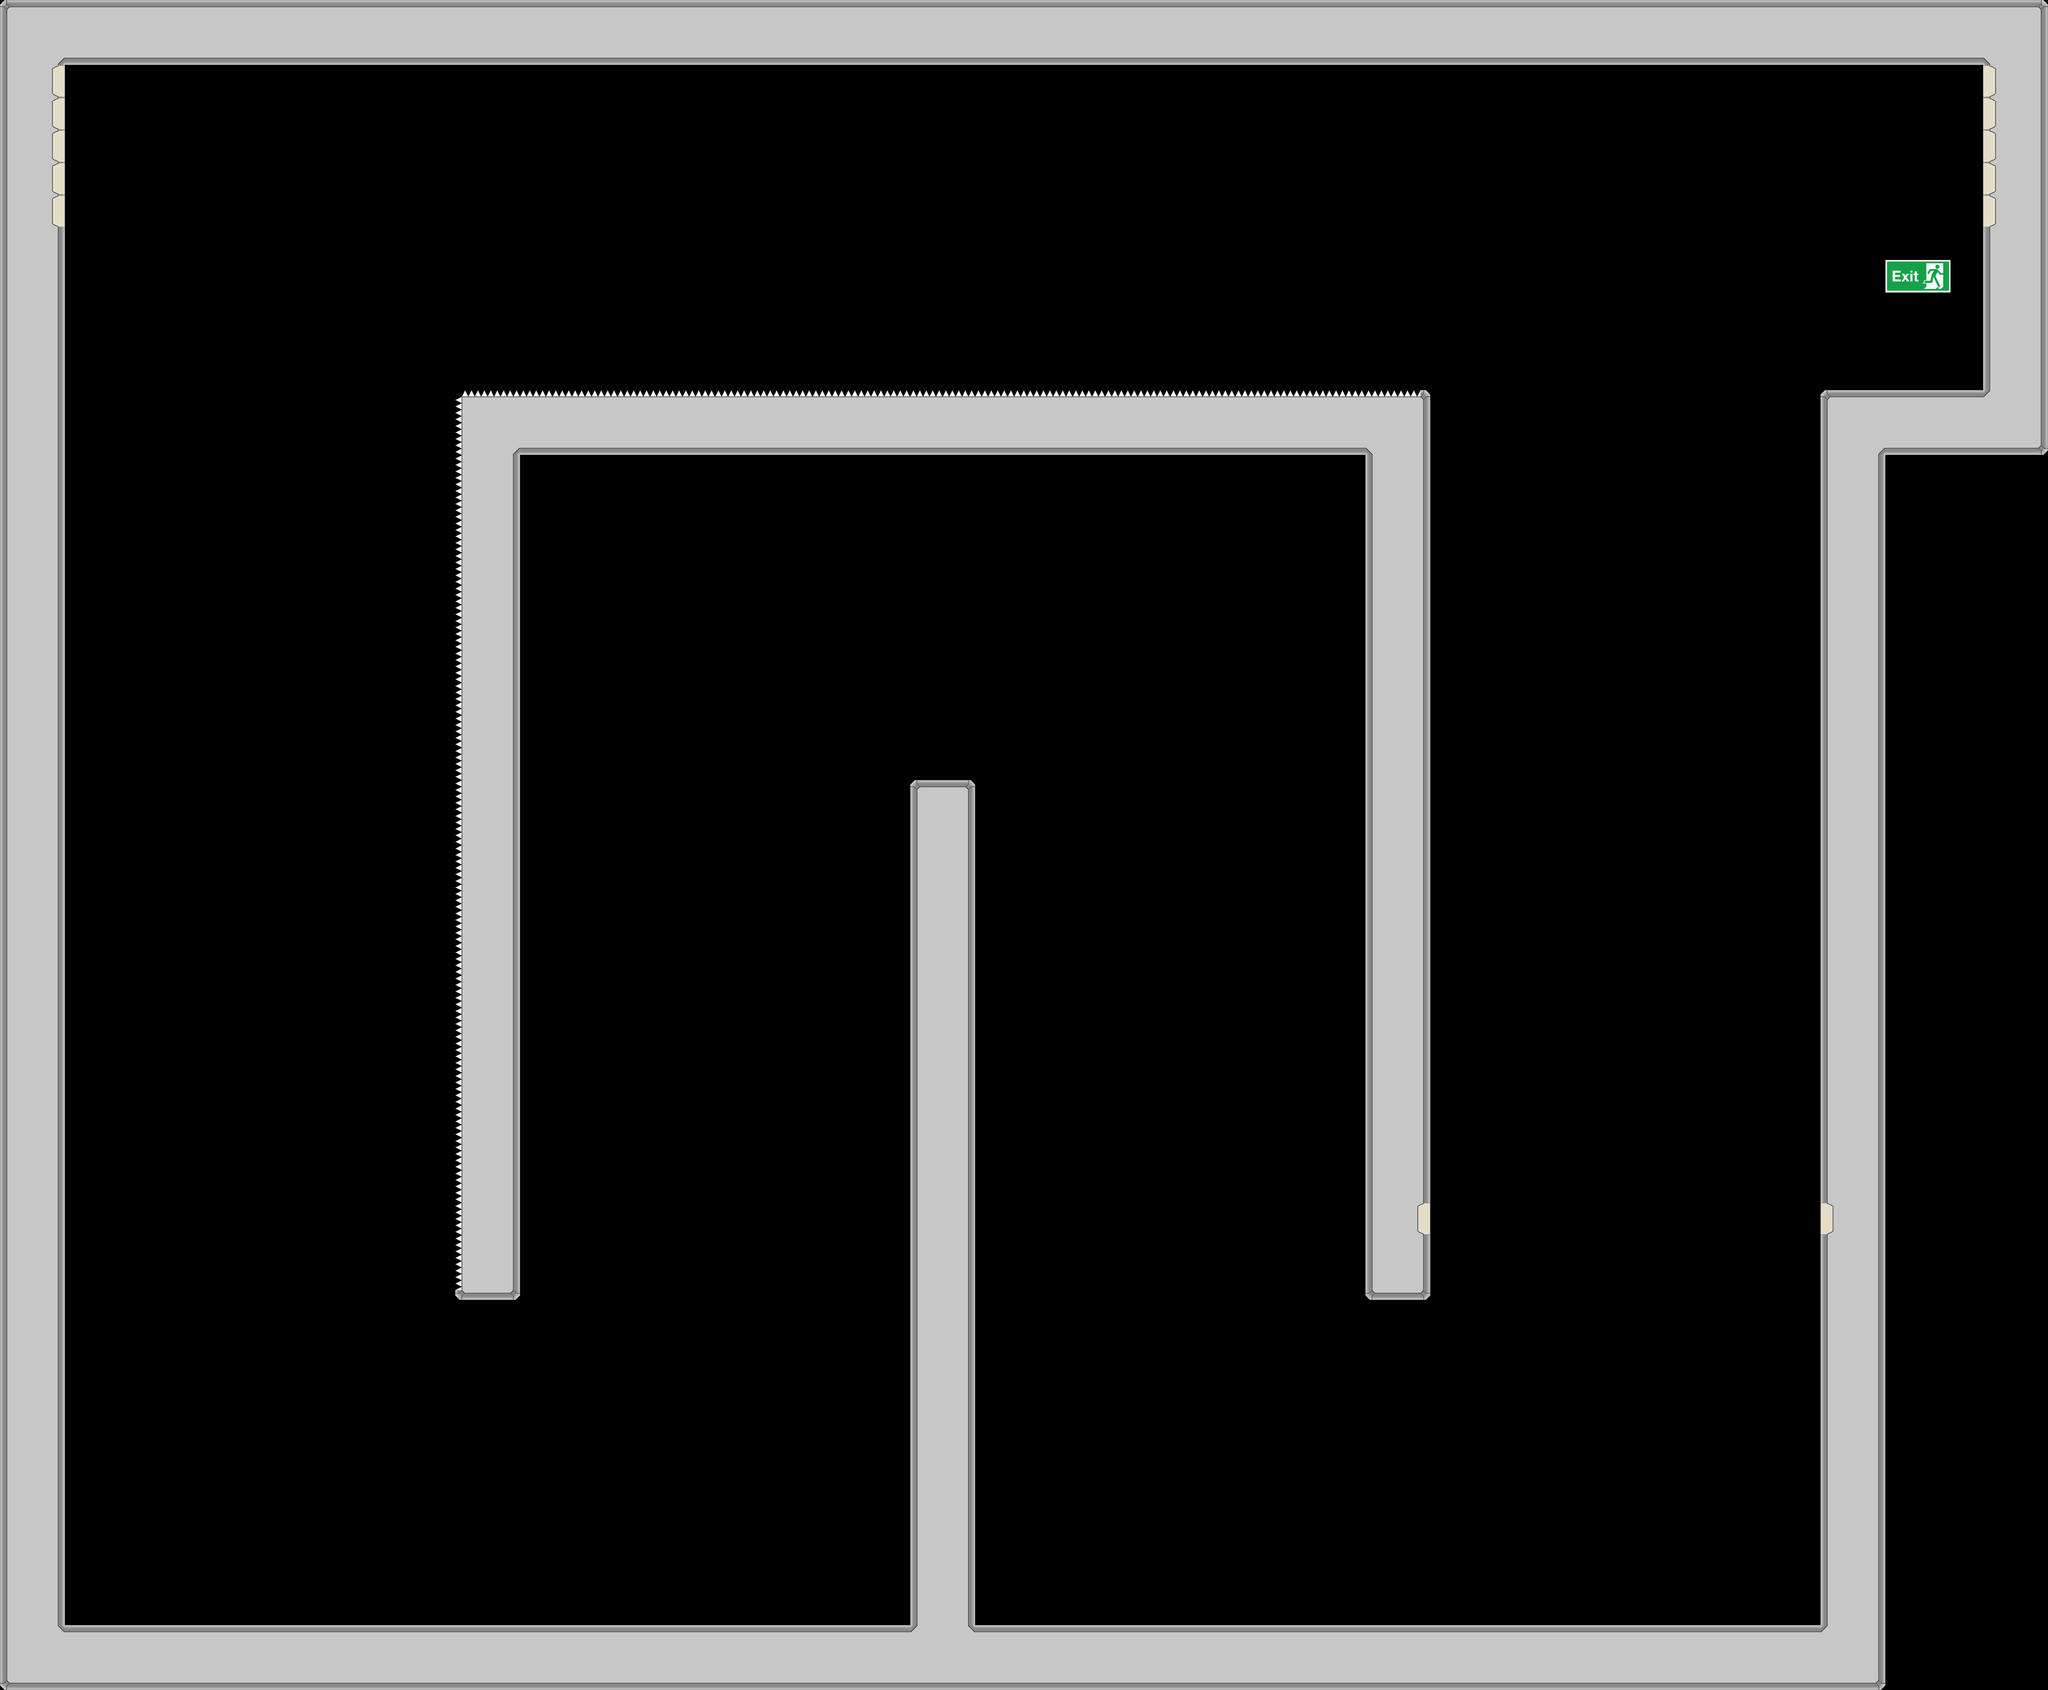

This is a level from a 2D game, rendered from its Tiled map with the project's own tilesets. A one-line summary and the map file follow, with tile-layer data summarised:
An orthogonal 63x52 tile map with 96x96 px tiles, 1 tile layer (Tile Layer 1), 3 tilesets and 33 objects.

<map version="1.0" orientation="orthogonal" renderorder="right-down" width="63" height="52" tilewidth="96" tileheight="96">
 <properties>
  <property name="unity:scale" value="0.03" />
 </properties>
 <tileset firstgid="1" name="spacestation_wall" tilewidth="96" tileheight="96">
  <image source="../Tilesets/spacestation_wall.png" width="480" height="288" />
  <tile id="0">
   <objectgroup draworder="index">
    <object x="0" y="0" width="96" height="96" />
   </objectgroup>
  </tile>
  <tile id="1">
   <objectgroup draworder="index">
    <object x="0" y="0" width="96" height="96" />
   </objectgroup>
  </tile>
  <tile id="2">
   <objectgroup draworder="index">
    <object x="0" y="0" width="96" height="96" />
   </objectgroup>
  </tile>
  <tile id="3">
   <objectgroup draworder="index">
    <object x="0" y="0" width="96" height="96" />
   </objectgroup>
  </tile>
  <tile id="4">
   <objectgroup draworder="index">
    <object x="0" y="0" width="96" height="96" />
   </objectgroup>
  </tile>
  <tile id="5">
   <objectgroup draworder="index">
    <object x="0" y="0" width="96" height="96" />
   </objectgroup>
  </tile>
  <tile id="6">
   <objectgroup draworder="index">
    <object x="0" y="0" width="96" height="96" />
   </objectgroup>
  </tile>
  <tile id="7">
   <objectgroup draworder="index">
    <object x="0" y="0" width="96" height="96" />
   </objectgroup>
  </tile>
  <tile id="8">
   <objectgroup draworder="index">
    <object x="0" y="0" width="96" height="96" />
   </objectgroup>
  </tile>
  <tile id="9">
   <objectgroup draworder="index">
    <object x="0" y="0" width="96" height="96" />
   </objectgroup>
  </tile>
  <tile id="10">
   <objectgroup draworder="index">
    <object x="0" y="0" width="96" height="96" />
   </objectgroup>
  </tile>
  <tile id="11">
   <objectgroup draworder="index">
    <object x="0" y="0" width="96" height="96" />
   </objectgroup>
  </tile>
  <tile id="12">
   <objectgroup draworder="index">
    <object x="0" y="0" width="96" height="96" />
   </objectgroup>
  </tile>
 </tileset>
 <tileset firstgid="16" name="spacestation_trap" tilewidth="96" tileheight="96">
  <image source="../Tilesets/spacestation_trap.png" width="960" height="192" />
  <tile id="0">
   <objectgroup draworder="index">
    <object x="0" y="0" width="96" height="96" />
   </objectgroup>
  </tile>
  <tile id="1">
   <objectgroup draworder="index">
    <object x="0" y="0" width="96" height="96" />
   </objectgroup>
  </tile>
  <tile id="2">
   <objectgroup draworder="index">
    <object x="0" y="0" width="96" height="96" />
   </objectgroup>
  </tile>
  <tile id="3">
   <objectgroup draworder="index">
    <object x="0" y="0" width="96" height="96" />
   </objectgroup>
  </tile>
  <tile id="4">
   <objectgroup draworder="index">
    <object x="0" y="0" width="96" height="96" />
   </objectgroup>
  </tile>
  <tile id="5">
   <objectgroup draworder="index">
    <object x="0" y="0" width="96" height="96" />
   </objectgroup>
  </tile>
  <tile id="6">
   <objectgroup draworder="index">
    <object x="0" y="0" width="96" height="96" />
   </objectgroup>
  </tile>
  <tile id="7">
   <objectgroup draworder="index">
    <object x="0" y="0" width="96" height="96" />
   </objectgroup>
  </tile>
  <tile id="8">
   <objectgroup draworder="index">
    <object x="0" y="0" width="96" height="96" />
   </objectgroup>
  </tile>
  <tile id="9">
   <objectgroup draworder="index">
    <object x="0" y="0" width="96" height="96" />
   </objectgroup>
  </tile>
  <tile id="10">
   <objectgroup draworder="index">
    <object x="0" y="0" width="96" height="96" />
   </objectgroup>
  </tile>
  <tile id="11">
   <objectgroup draworder="index">
    <object x="0" y="0" width="96" height="96" />
   </objectgroup>
  </tile>
  <tile id="12">
   <objectgroup draworder="index">
    <object x="0" y="0" width="96" height="96" />
   </objectgroup>
  </tile>
  <tile id="13">
   <objectgroup draworder="index">
    <object x="0" y="0" width="96" height="96" />
   </objectgroup>
  </tile>
  <tile id="14">
   <objectgroup draworder="index">
    <object x="0" y="0" width="96" height="96" />
   </objectgroup>
  </tile>
  <tile id="15">
   <objectgroup draworder="index">
    <object x="0" y="0" width="96" height="96" />
   </objectgroup>
  </tile>
  <tile id="16">
   <objectgroup draworder="index">
    <object x="0" y="0" width="96" height="96" />
   </objectgroup>
  </tile>
  <tile id="17">
   <objectgroup draworder="index">
    <object x="0" y="0" width="96" height="96" />
   </objectgroup>
  </tile>
  <tile id="18">
   <objectgroup draworder="index">
    <object x="0" y="0" width="96" height="96" />
   </objectgroup>
  </tile>
  <tile id="19">
   <objectgroup draworder="index">
    <object x="0" y="0" width="96" height="96" />
   </objectgroup>
  </tile>
 </tileset>
 <tileset firstgid="36" name="spacestation_background" tilewidth="96" tileheight="96">
  <image source="../Tilesets/spacestation_background.png" width="192" height="384" />
  <tile id="6">
   <objectgroup draworder="index" />
  </tile>
  <tile id="7">
   <objectgroup draworder="index" />
  </tile>
 </tileset>
 <layer name="Tile Layer 1" width="63" height="52">
  <data>[3276 cells, 668 non-empty, 27 distinct tile ids]</data>
 </layer>
</map>
